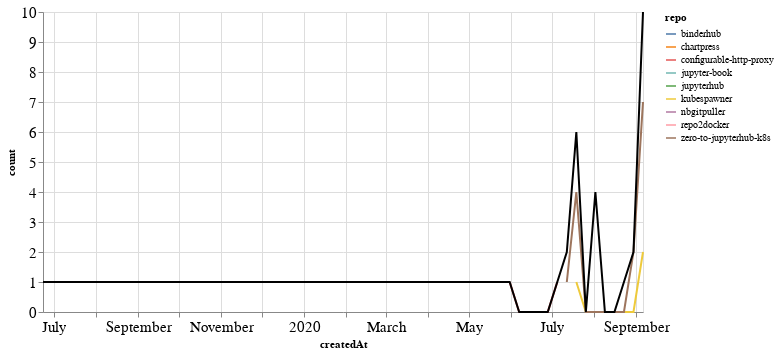

Notebook cell for this chart:
### Markdown cell above
## PRs

### Code cell
prs_time = prs.groupby('repo').resample('W', on='createdAt').count()['author'].reset_index()
prs_time = prs_time.rename(columns={'author': 'count'})
prs_time_total = prs_time.groupby('createdAt').agg({"count": "sum"}).reset_index()

ch1 = alt.Chart(prs_time, width=600).mark_line().encode(
    x='createdAt',
    y='count',
    color='repo',
    tooltip="repo"
)

ch2 = alt.Chart(prs_time_total, width=600).mark_line(color="black").encode(
    x='createdAt',
    y='count',
)

ch1 + ch2

### Figure 1 — Vega-Lite specification as saved in the notebook (floating-point values rounded to 4 significant figures)
{"config": {"axisLeft": {"labelFontSize": 15}, "axisBottom": {"labelFontSize": 15}}, "layer": [{"data": {"name": "data-642e2ff4af669d133381aa251559dad3"}, "mark": "line", "encoding": {"color": {"type": "nominal", "field": "repo"}, "tooltip": {"type": "nominal", "field": "repo"}, "x": {"type": "temporal", "field": "createdAt"}, "y": {"type": "quantitative", "field": "count"}}, "width": 600}, {"data": {"name": "data-bb89cd5a69f125c3c586016dcfabb94f"}, "mark": {"type": "line", "color": "black"}, "encoding": {"x": {"type": "temporal", "field": "createdAt"}, "y": {"type": "quantitative", "field": "count"}}, "width": 600}], "$schema": "https://vega.github.io/schema/vega-lite/v4.8.1.json", "datasets": {"data-642e2ff4af669d133381aa251559dad3": [{"repo": "binderhub", "createdAt": "2020-09-06T00:00:00", "count": 1}, {"repo": "chartpress", "createdAt": "2020-07-19T00:00:00", "count": 1}, {"repo": "configurable-http-proxy", "createdAt": "2020-05-31T00:00:00", "count": 1}, {"repo": "configurable-http-proxy", "createdAt": "2020-06-07T00:00:00", "count": 0}, {"repo": "configurable-http-proxy", "createdAt": "2020-06-14T00:00:00", "count": 0}, {"repo": "configurable-http-proxy", "createdAt": "2020-06-21T00:00:00", "count": 0}, {"repo": "configurable-http-proxy", "createdAt": "2020-06-28T00:00:00", "count": 0}, {"repo": "configurable-http-proxy", "createdAt": "2020-07-05T00:00:00", "count": 1}, {"repo": "jupyter-book", "createdAt": "2020-07-12T00:00:00", "count": 1}, {"repo": "jupyterhub", "createdAt": "2020-08-23T00:00:00", "count": 1}, {"repo": "kubespawner", "createdAt": "2020-07-19T00:00:00", "count": 1}, {"repo": "kubespawner", "createdAt": "2020-07-26T00:00:00", "count": 0}, {"repo": "kubespawner", "createdAt": "2020-08-02T00:00:00", "count": 0}, {"repo": "kubespawner", "createdAt": "2020-08-09T00:00:00", "count": 0}, {"repo": "kubespawner", "createdAt": "2020-08-16T00:00:00", "count": 0}, {"repo": "kubespawner", "createdAt": "2020-08-23T00:00:00", "count": 0}, {"repo": "kubespawner", "createdAt": "2020-08-30T00:00:00", "count": 0}, {"repo": "kubespawner", "createdAt": "2020-09-06T00:00:00", "count": 2}, {"repo": "nbgitpuller", "createdAt": "2020-08-02T00:00:00", "count": 4}, {"repo": "repo2docker", "createdAt": "2019-06-23T00:00:00", "count": 1}, {"repo": "zero-to-jupyterhub-k8s", "createdAt": "2020-07-12T00:00:00", "count": 1}, {"repo": "zero-to-jupyterhub-k8s", "createdAt": "2020-07-19T00:00:00", "count": 4}, {"repo": "zero-to-jupyterhub-k8s", "createdAt": "2020-07-26T00:00:00", "count": 0}, {"repo": "zero-to-jupyterhub-k8s", "createdAt": "2020-08-02T00:00:00", "count": 0}, {"repo": "zero-to-jupyterhub-k8s", "createdAt": "2020-08-09T00:00:00", "count": 0}, {"repo": "zero-to-jupyterhub-k8s", "createdAt": "2020-08-16T00:00:00", "count": 0}, {"repo": "zero-to-jupyterhub-k8s", "createdAt": "2020-08-23T00:00:00", "count": 0}, {"repo": "zero-to-jupyterhub-k8s", "createdAt": "2020-08-30T00:00:00", "count": 2}, {"repo": "zero-to-jupyterhub-k8s", "createdAt": "2020-09-06T00:00:00", "count": 7}], "data-bb89cd5a69f125c3c586016dcfabb94f": [{"createdAt": "2019-06-23T00:00:00", "count": 1}, {"createdAt": "2020-05-31T00:00:00", "count": 1}, {"createdAt": "2020-06-07T00:00:00", "count": 0}, {"createdAt": "2020-06-14T00:00:00", "count": 0}, {"createdAt": "2020-06-21T00:00:00", "count": 0}, {"createdAt": "2020-06-28T00:00:00", "count": 0}, {"createdAt": "2020-07-05T00:00:00", "count": 1}, {"createdAt": "2020-07-12T00:00:00", "count": 2}, {"createdAt": "2020-07-19T00:00:00", "count": 6}, {"createdAt": "2020-07-26T00:00:00", "count": 0}, {"createdAt": "2020-08-02T00:00:00", "count": 4}, {"createdAt": "2020-08-09T00:00:00", "count": 0}, {"createdAt": "2020-08-16T00:00:00", "count": 0}, {"createdAt": "2020-08-23T00:00:00", "count": 1}, {"createdAt": "2020-08-30T00:00:00", "count": 2}, {"createdAt": "2020-09-06T00:00:00", "count": 10}]}}
